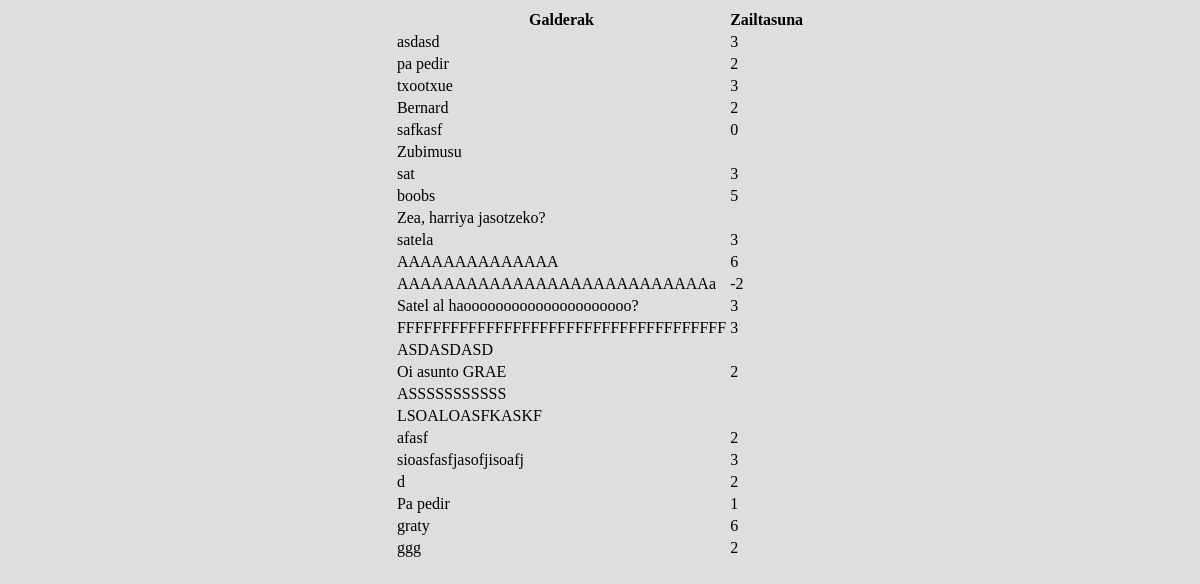
Page /quiz.php on the earlier database version.
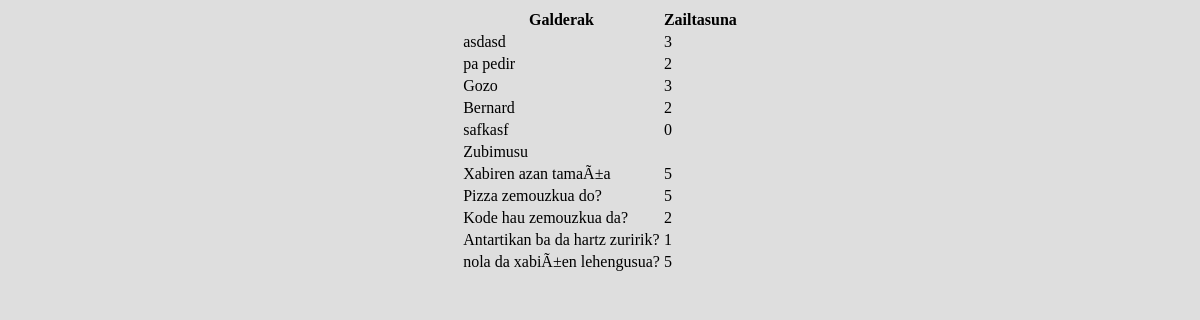
Same page on the later database version.
### tables this page shows
CREATE TABLE IF NOT EXISTS `galdera` (
  `ID` int(11) NOT NULL,
  `galdera` varchar(100) NOT NULL,
  `erantzuna` varchar(100) NOT NULL,
  `zailtasuna` int(11) DEFAULT NULL,
  `posta` varchar(100) NOT NULL
);

### quiz.php (the view, shortened to what this page needs)
<?php
$query="SELECT * FROM galdera";
$galderak=mysql_query($query);
$numrows = mysql_numrows($galderak);;mysql_close();
	if($numrows > 0){
		echo "<table id = 'Taula'>
				<tr>
				<th id='zut1'>Galderak</th>
				<th id='zut2'>Zailtasuna</th>
				</tr>";
				while ($row = mysql_fetch_array($galderak)){
					echo "
					<tr>
						<td id='k1'>".$row['galdera']."</td>
						<td id='k2'>".$row['zailtasuna']."</td>
					</tr>";
				}
				echo "</table>";
			}else{
				echo "
				<center><p>Ez dira galderarik aurkitu.</p></center>";
			}
		?>
		<link rel="stylesheet" type="text/css" href="styles.css">

### styles.css (style rules this page uses)
table { margin: auto; }

Differences in the rows shown:
removed galdera: galdera "AAAAAAAAAAAAAAAAAAAAAAAAAAAa", zailtasuna "-2"
removed galdera: galdera "Satel al haooooooooooooooooooooo?", zailtasuna "3"
removed galdera: galdera "FFFFFFFFFFFFFFFFFFFFFFFFFFFFFFFFFFFFF", zailtasuna "3"
removed galdera: galdera "ASDASDASD"
removed galdera: galdera "Oi asunto GRAE", zailtasuna "2"
removed galdera: galdera "ASSSSSSSSSSS"
removed galdera: galdera "LSOALOASFKASKF"
removed galdera: galdera "afasf", zailtasuna "2"
removed galdera: galdera "sioasfasfjasofjisoafj", zailtasuna "3"
removed galdera: galdera "d", zailtasuna "2"
removed galdera: galdera "Pa pedir", zailtasuna "1"
removed galdera: galdera "graty", zailtasuna "6"
removed galdera: galdera "ggg", zailtasuna "2"
changed galdera: galdera "txootxue" → "Gozo"
changed galdera: galdera "sat" → "Xabiren azan tamaÃ±a"; zailtasuna "3" → "5"
changed galdera: galdera "boobs" → "Pizza zemouzkua do?"
changed galdera: galdera "Zea, harriya jasotzeko?" → "Kode hau zemouzkua da?"; zailtasuna (not shown) → "2"
changed galdera: galdera "satela" → "Antartikan ba da hartz zuririk?"; zailtasuna "3" → "1"
changed galdera: galdera "AAAAAAAAAAAAAA" → "nola da xabiÃ±en lehengusua?"; zailtasuna "6" → "5"
